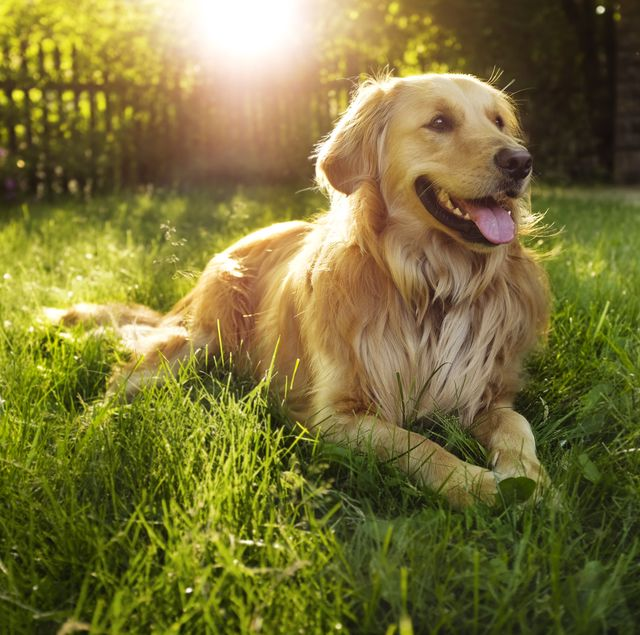
#> input picture pictures/dog.jpg, 640 x 635 px
$ python F_B.py
#> lines starting #> are read from the running program, lines starting #| are printed output that depends on the picture
import cv2
import numpy as np
import matplotlib.pyplot as plt

def main():
    # Load image
    img = cv2.imread("pictures/dog.jpg")
#> img is the input picture: shape (635, 640, 3); mean B, G, R 56.4, 114.9, 122.6
    if img is None:
        raise FileNotFoundError("Image not found. Please check the path.")

    # Apply filters
    gaussian = cv2.GaussianBlur(img, (7, 7), sigmaX=1.5)
    median = cv2.medianBlur(img, 7)
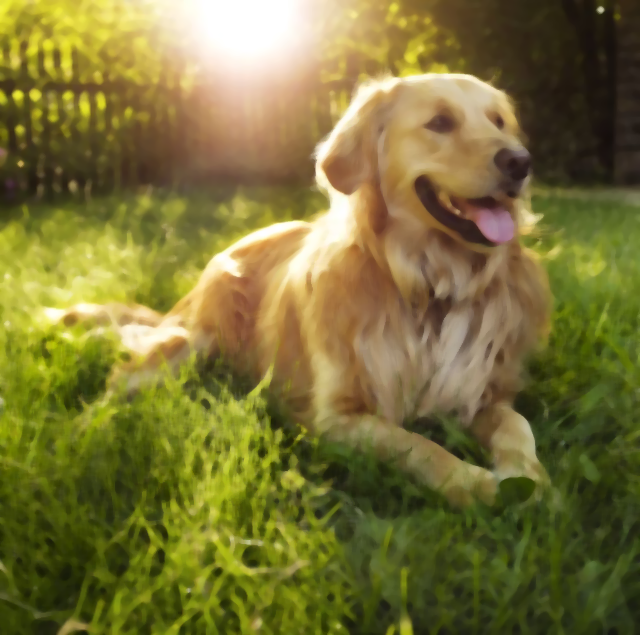
#> median: shape (635, 640, 3); mean B, G, R 55.6, 114.6, 122.2
    average = cv2.blur(img, (7, 7))
    bilateral = cv2.bilateralFilter(img, d=9, sigmaColor=75, sigmaSpace=75)

    kernel_sharpen = np.array([[0, -1,  0],
                               [-1,  5, -1],
                               [0, -1,  0]], np.float32)
    custom = cv2.filter2D(img, -1, kernel_sharpen)
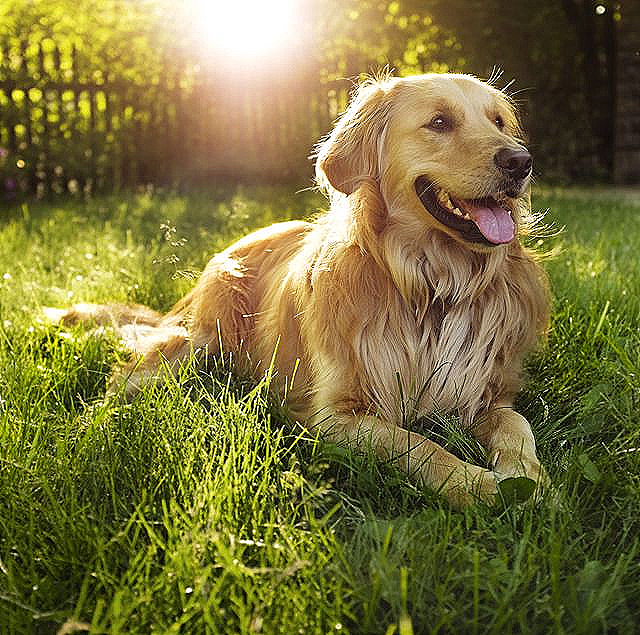
#> custom: shape (635, 640, 3); mean B, G, R 58.7, 114.7, 122.3

    # List of results
    titles = [
        "Original",
        "Gaussian Blur (7x7, σ=1.5)",
        "Median Blur (ksize=7)",
        "Average Blur (7x7)",
        "Bilateral Filter (d=9, σColor=75, σSpace=75)",
        "Sharpening (filter2D)"
    ]
    images = [img, gaussian, median, average, bilateral, custom]

    # Plot all in one window
    plt.figure(figsize=(15, 10))
    for i, (title, image) in enumerate(zip(titles, images)):
        plt.subplot(2, 3, i+1)   # 2 rows, 3 columns
        plt.imshow(cv2.cvtColor(image, cv2.COLOR_BGR2RGB))
        plt.title(title)
        plt.axis("off")
#> this loop made 6 passes
#> title on passes 1, 2, 3, 4, 6: 'Original', 'Gaussian Blur (7x7, σ=1.5)', 'Median Blur (ksize=7)', 'Average Blur (7x7)', 'Sharpening (filter2D)'

    # Adjust spacing (hspace controls row-gap)
    plt.subplots_adjust(hspace=0.4)  # Increase gap between rows

    plt.show()
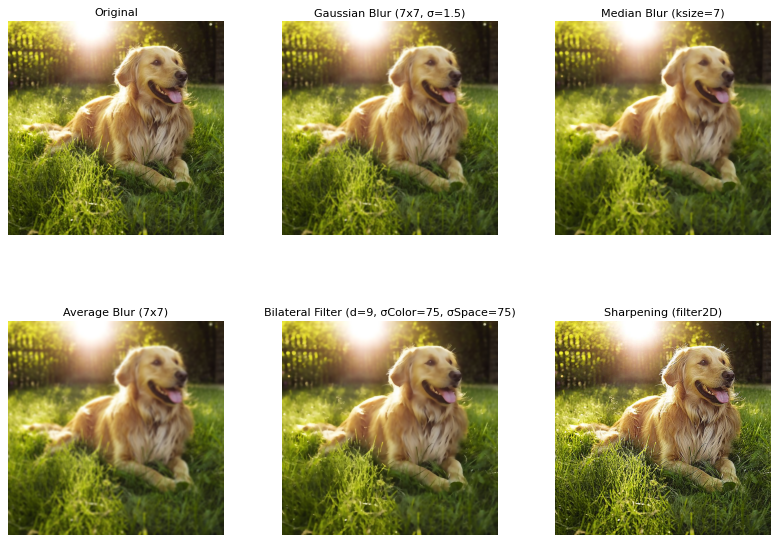
#> figure drawn by matplotlib, 6 panels

if __name__ == "__main__":
    main()

$ run again, with pictures/c1.jpg copied over pictures/dog.jpg
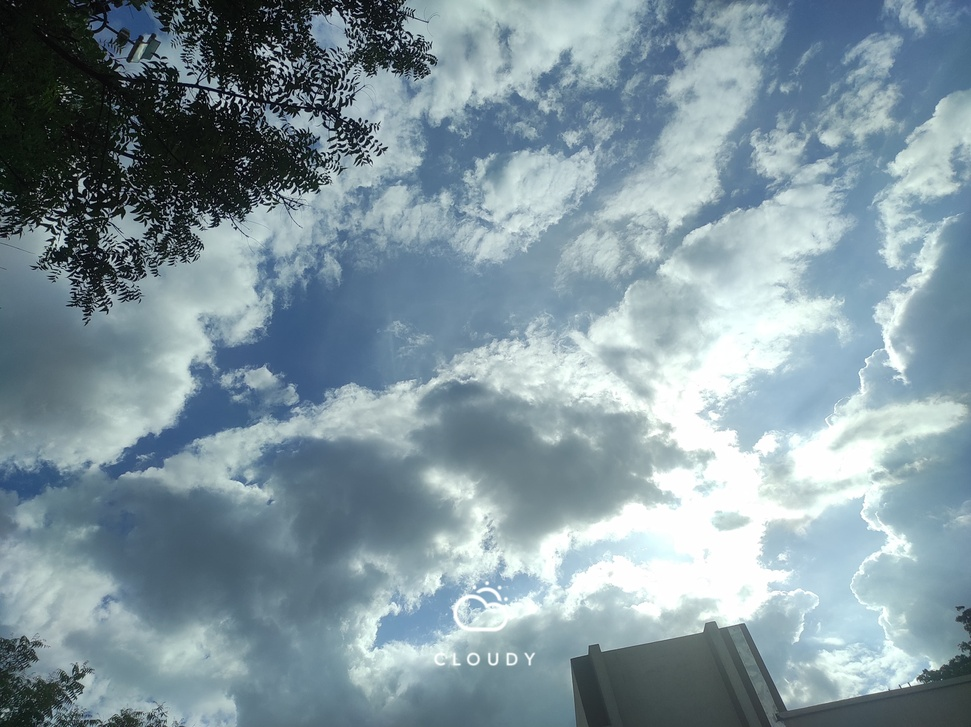
#> input picture pictures/c1.jpg, 971 x 727 px, shrunk from 4160 x 3112 before the run
#> in main, img is the input picture: shape (727, 971, 3); mean B, G, R 159, 149.8, 129.6
#> in main, `median = cv2.medianBlur(img, 7)`:
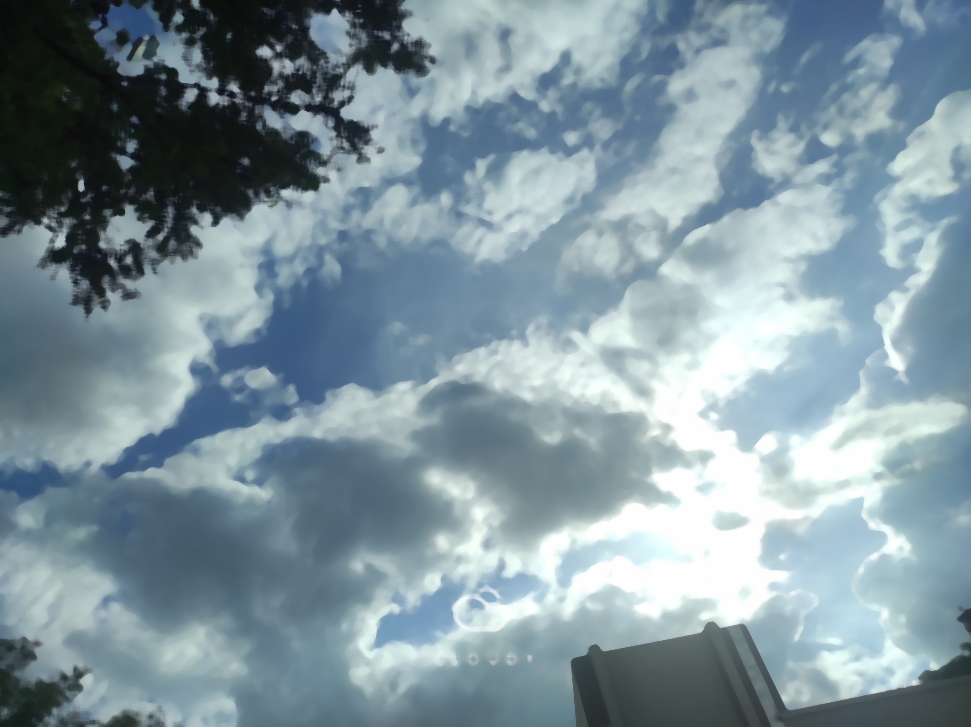
#> median: shape (727, 971, 3); mean B, G, R 158.3, 149.1, 128.8
#> in main, `custom = cv2.filter2D(img, -1, kernel_sharpen)`:
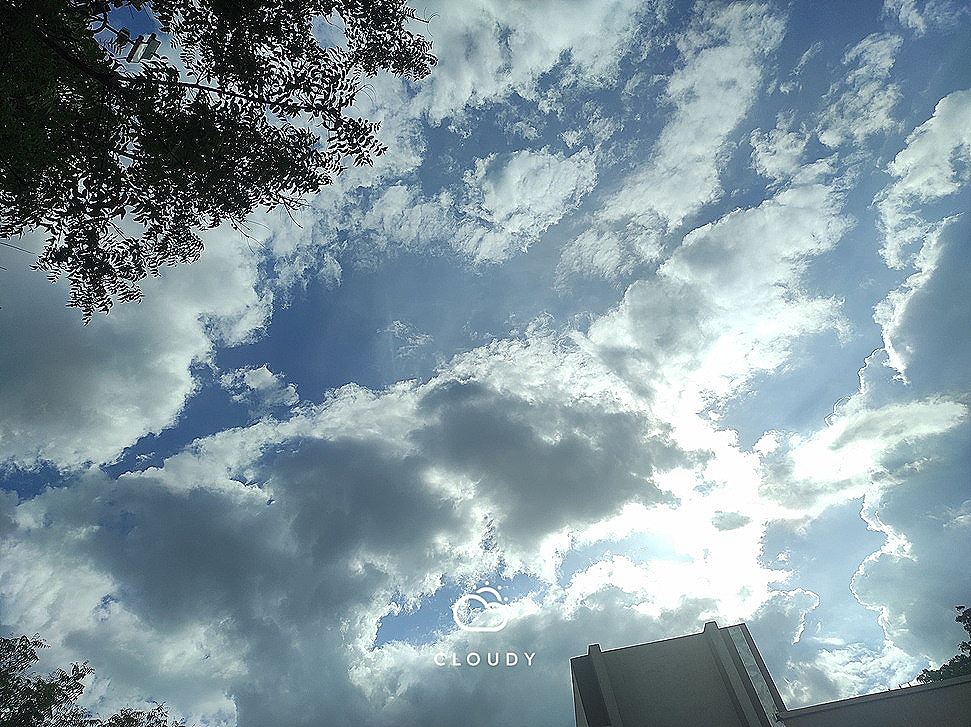
#> custom: shape (727, 971, 3); mean B, G, R 160, 151, 131.4
#> the loop in main, `for i, (title, image) in enumerate(zip(titles, images)):` made 6 passes
#> title on passes 1, 2, 3, 4, 6: 'Original', 'Gaussian Blur (7x7, σ=1.5)', 'Median Blur (ksize=7)', 'Average Blur (7x7)', 'Sharpening (filter2D)'

$ run again, with pictures/cc.jpg copied over pictures/dog.jpg
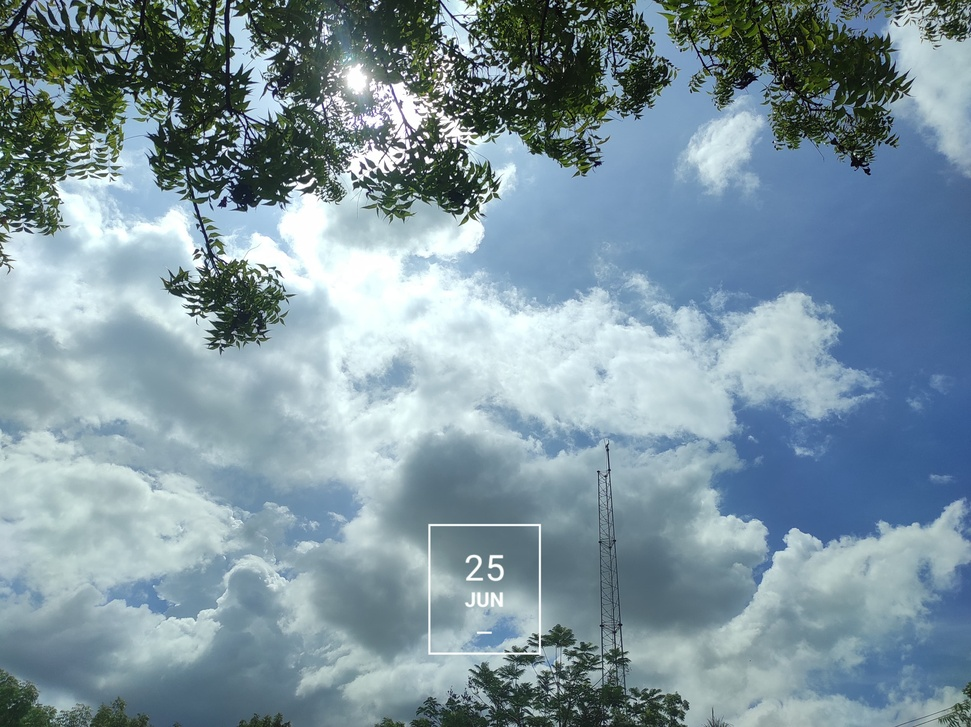
#> input picture pictures/cc.jpg, 971 x 727 px, shrunk from 4160 x 3112 before the run
#> in main, img is the input picture: shape (727, 971, 3); mean B, G, R 159.7, 148.4, 125.9
#> in main, `median = cv2.medianBlur(img, 7)`:
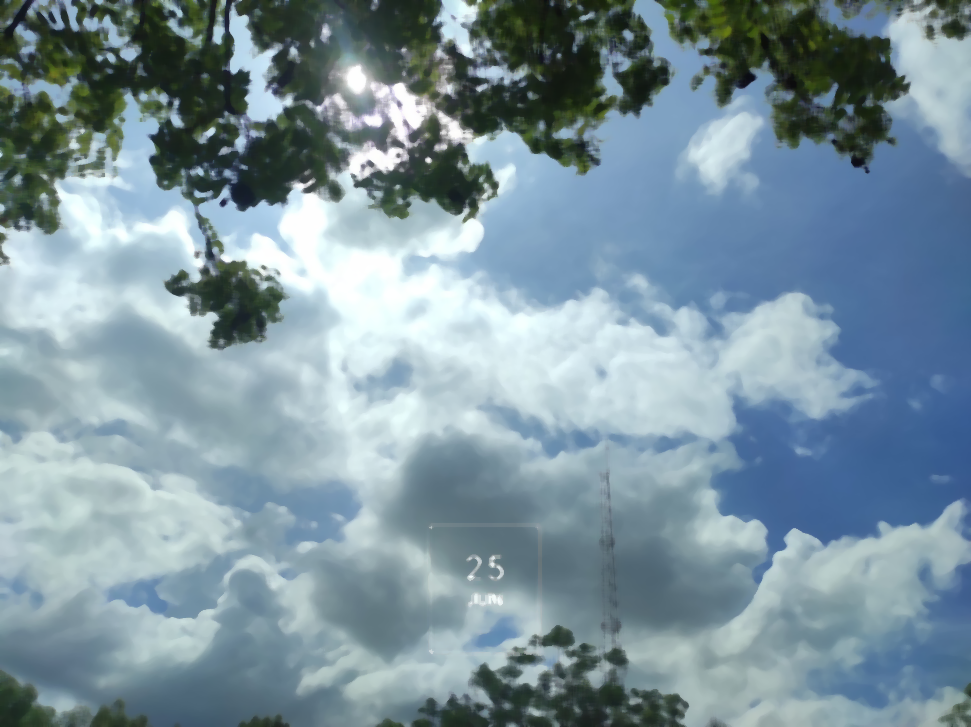
#> median: shape (727, 971, 3); mean B, G, R 158.3, 147.2, 124.6
#> in main, `custom = cv2.filter2D(img, -1, kernel_sharpen)`:
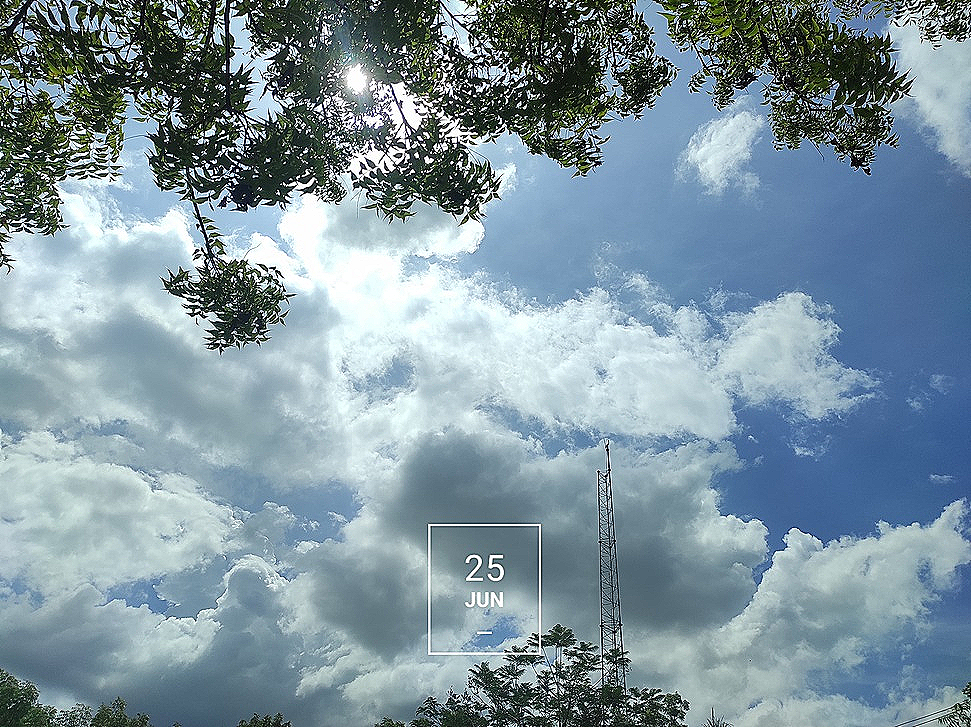
#> custom: shape (727, 971, 3); mean B, G, R 159.8, 148.6, 127.4
#> the loop in main, `for i, (title, image) in enumerate(zip(titles, images)):` made 6 passes
#> title on passes 1, 2, 3, 4, 6: 'Original', 'Gaussian Blur (7x7, σ=1.5)', 'Median Blur (ksize=7)', 'Average Blur (7x7)', 'Sharpening (filter2D)'

$ run again, with pictures/cloud.jpg copied over pictures/dog.jpg
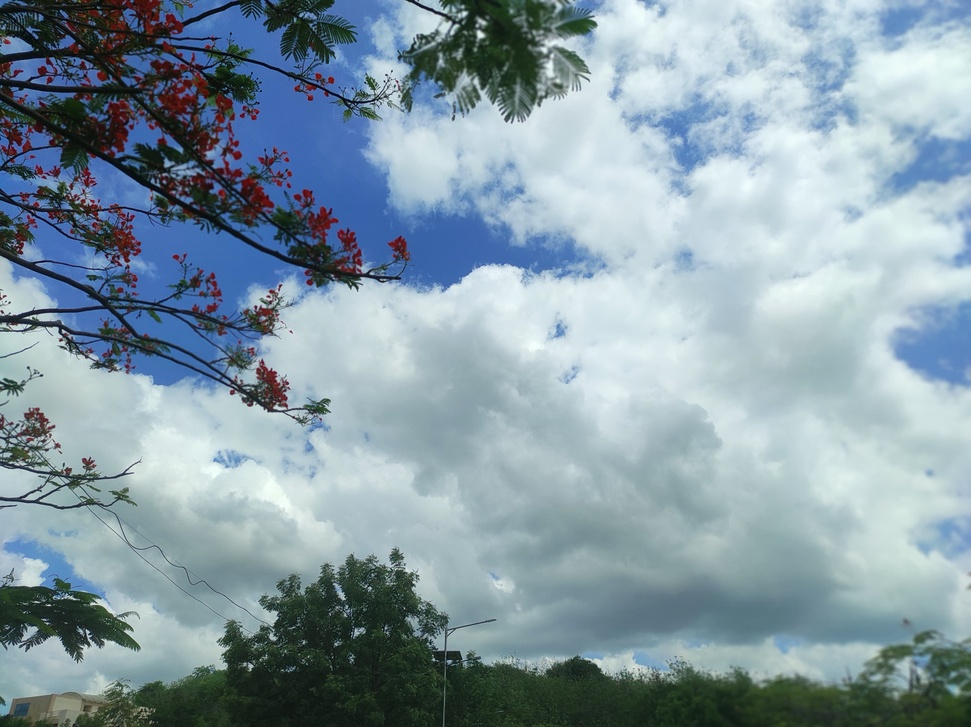
#> input picture pictures/cloud.jpg, 971 x 727 px, shrunk from 4160 x 3112 before the run
#> in main, img is the input picture: shape (727, 971, 3); mean B, G, R 165.5, 154.5, 134.1
#> in main, `median = cv2.medianBlur(img, 7)`:
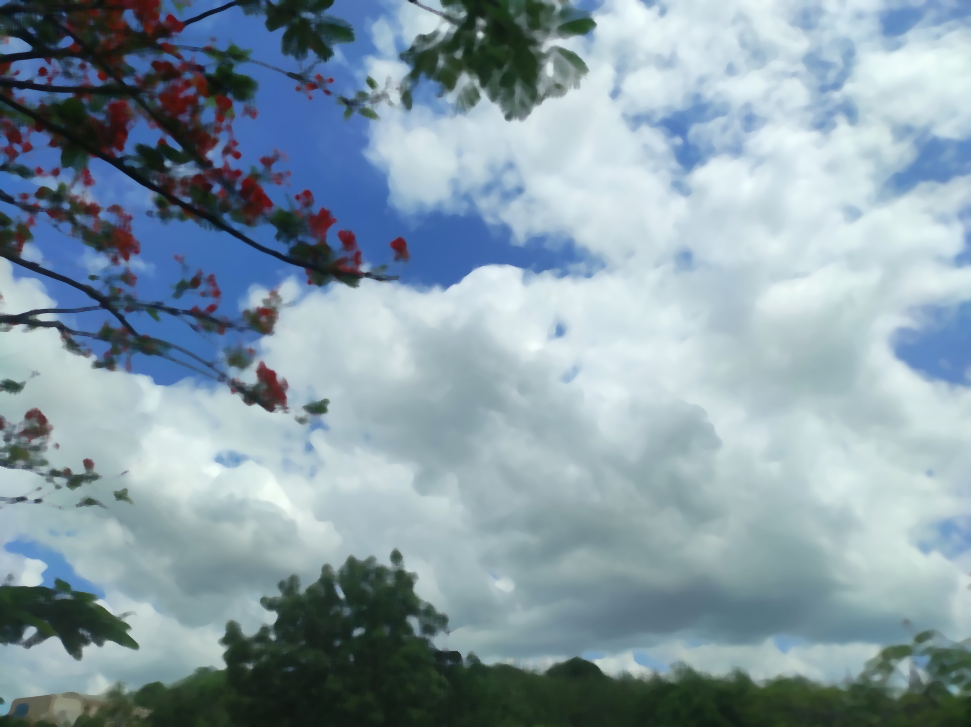
#> median: shape (727, 971, 3); mean B, G, R 165.6, 154.7, 134.1
#> in main, `custom = cv2.filter2D(img, -1, kernel_sharpen)`:
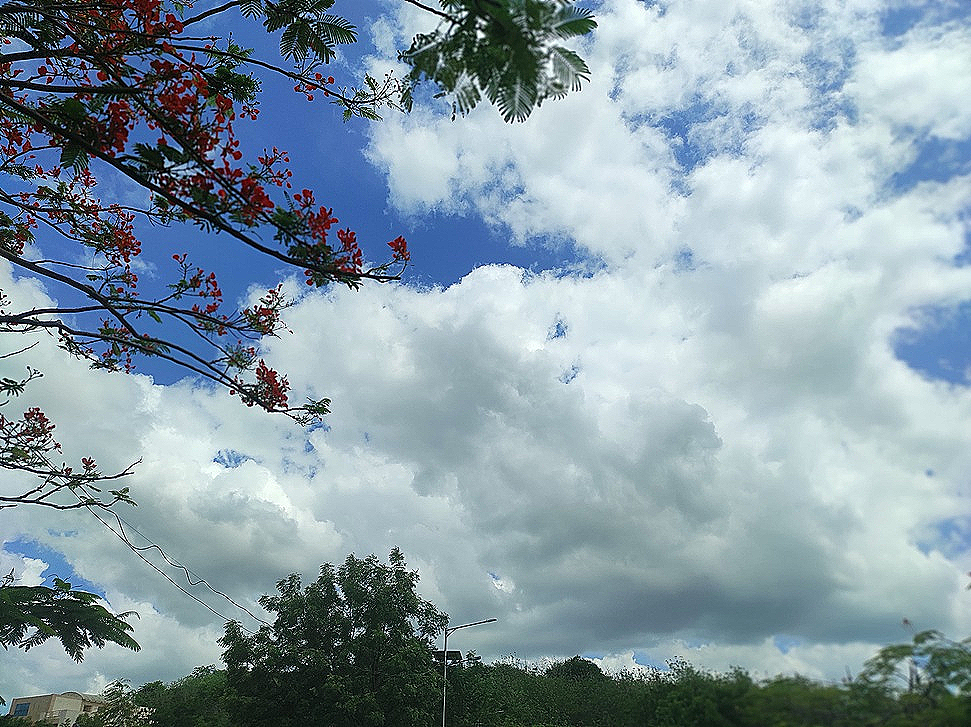
#> custom: shape (727, 971, 3); mean B, G, R 166, 155.3, 135.4
#> the loop in main, `for i, (title, image) in enumerate(zip(titles, images)):` made 6 passes
#> title on passes 1, 2, 3, 4, 6: 'Original', 'Gaussian Blur (7x7, σ=1.5)', 'Median Blur (ksize=7)', 'Average Blur (7x7)', 'Sharpening (filter2D)'
